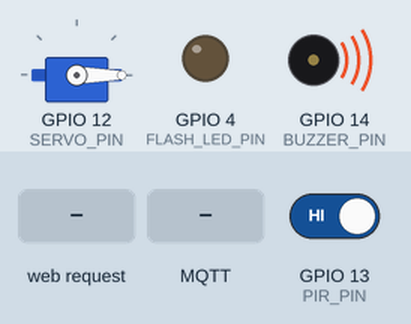
Bench run of a sketch on a simulated ESP32. On the bench: servo, output pins drawn as LEDs (lit = HIGH), buzzer (waves = sounding, pin HIGH). The inputs (shaded band) are chosen by the test bench; at power-on: GPIO 13 (PIR_PIN) HIGH. WiFi joins after 1.5 s; servers stay silent unless stated; uploads are accepted with an empty reply; the local clock reads 2024-03-15 10:24:30 at power-on unless the sketch sets it; no MQTT or app messages arrive unless stated; the camera gives no picture; what the sketch prints to the serial monitor is not drawn.

Above: at 3.7 s.
3.8 s: HTTP request GET /door/open received
At 5.3 s:
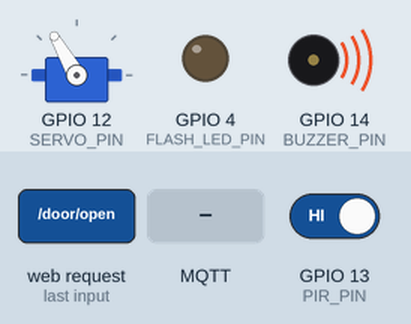
5.8 s: HTTP request GET /capture received
At 5.93 s:
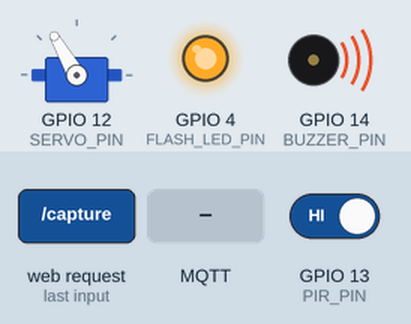
7.5 s: HTTP request GET /capture received
At 7.59 s:
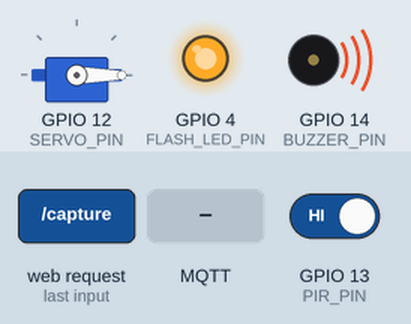
11.5 s: MQTT message "open" arrives on the first subscribed topic
At 11.65 s:
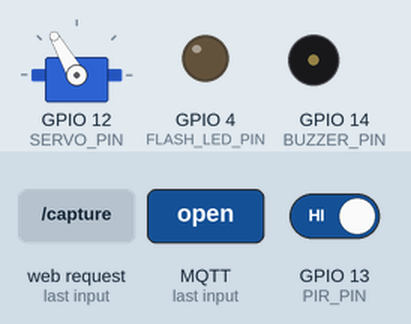
13.0 s: GPIO 13 (PIR_PIN) driven HIGH
Timing chart, 0 to 17.0 s (numbered marks = the images above; inputs shaded):
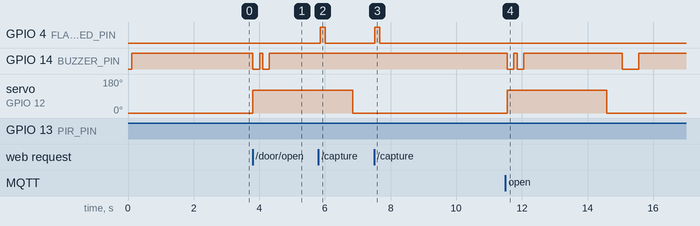

Measured:
- after the input at 3.8 s, GPIO 14 (BUZZER_PIN): alternates HIGH for 0.10 s and LOW for 0.20 s, 4 changes in all, then stays HIGH, starting at once; servo on GPIO 12 (SERVO_PIN): 0° → 120° at once
- after the input at 5.8 s, GPIO 4 (FLASH_LED_PIN): LOW → HIGH after 0.05 s, → LOW 0.16 s later
- after the input at 7.5 s, GPIO 4 (FLASH_LED_PIN): LOW → HIGH at once, → LOW 0.16 s later
- after the input at 11.5 s, GPIO 14 (BUZZER_PIN): alternates HIGH for 0.10 s and LOW for 0.20 s, 4 changes in all, then stays HIGH, starting after 0.05 s; servo on GPIO 12 (SERVO_PIN): 0° → 120° after 0.05 s

The sketch:

main.ino
```cpp
#define MQTT_MAX_PACKET_SIZE 262144
#include <WiFi.h>
#include <WiFiClientSecure.h>
#include <PubSubClient.h>
#include <WebServer.h>  // ✅ HTTP server cho gửi ảnh
#include <esp_camera.h>
#include <time.h>
#include <ESP32Servo.h>  // ✅ Servo library
#include <ArduinoJson.h>  // ✅ JSON parsing library

// Pin definitions
#define PIR_PIN 13        // PIR sensor pin
#define BUZZER_PIN 14     // Buzzer pin (LOW active)
#define FLASH_LED_PIN 4   // LED Flash pin (HIGH to turn on)
#define SERVO_PIN 12      // Servo control pin (GPIO 12)

// Camera pins for ESP32-CAM
#define PWDN_GPIO_NUM     32
#define RESET_GPIO_NUM    -1
#define XCLK_GPIO_NUM      0
#define SIOD_GPIO_NUM     26
#define SIOC_GPIO_NUM     27
#define Y9_GPIO_NUM       35
#define Y8_GPIO_NUM       34
#define Y7_GPIO_NUM       39
#define Y6_GPIO_NUM       36
#define Y5_GPIO_NUM       21
#define Y4_GPIO_NUM       19
#define Y3_GPIO_NUM       18
#define Y2_GPIO_NUM        5
#define VSYNC_GPIO_NUM    25
#define HREF_GPIO_NUM     23
#define PCLK_GPIO_NUM     22

// WiFi credentials
const char* ssid = "Nhut Khanh";
const char* password = "Nhutkhanh2020";

// ✅ Servo configuration
Servo doorServo;
const int SERVO_CLOSED_ANGLE = 0;      // Closed position
const int SERVO_OPEN_ANGLE = 120;      // Open position
const unsigned long SERVO_OPEN_DURATION = 3000;  // Keep door open for 3 seconds
unsigned long servoOpenStartTime = 0;
bool servoIsOpen = false;

// MQTT config
const char* mqttBroker = "47aba3e9f3f94aa8b2f163688423010c.s1.eu.hivemq.cloud";
const int mqttPort = 8883;
const char* mqttUser = "esp32cam1";
const char* mqttPassword = "Nhutkhanh2025";
const char* deviceId = "Front_door";
String mqttTopic = String("camera/") + deviceId + "/motion";
String doorControlTopic = String("door/") + deviceId + "/control";  // ✅ Topic để nhận lệnh mở cửa

// Timing variables
unsigned long lastTriggerTime = 0;
const unsigned long cooldownPeriod = 15000; // 15 seconds cooldown
const unsigned long debounceDelay = 2000;   // 2 seconds debounce
unsigned long pirHighStart = 0;
bool pirStable = false;

// 🔍 PIR debug variables
unsigned long lastPirDebugTime = 0;
const unsigned long pirDebugInterval = 5000;  // Log PIR state every 5 sec
int lastPirState = -1;  // Track last state for change detection

WiFiClientSecure wifiClient;
PubSubClient mqttClient(wifiClient);
WebServer server(80);  // ✅ HTTP server port 80

static const char base64Chars[] = "ABCDEFGHIJKLMNOPQRSTUVWXYZabcdefghijklmnopqrstuvwxyz0123456789+/";

String getTimestamp() {
  struct tm timeinfo;
  if (!getLocalTime(&timeinfo)) {
    return String(millis());
  }

  char buffer[32];
  strftime(buffer, sizeof(buffer), "%Y-%m-%dT%H:%M:%SZ", &timeinfo);
  return String(buffer);
}

// ✅ HTTP handler để backend lấy ảnh (with LED flash indicator)
void handleCapture() {
  Serial.println("📸 handleCapture() called");

  // ✅ Bật LED flash để báo hiệu
  digitalWrite(FLASH_LED_PIN, HIGH);
  delay(100);  // Flash sáng ngắn

  camera_fb_t *fb = esp_camera_fb_get();

  // Tắt LED flash
  digitalWrite(FLASH_LED_PIN, LOW);

  if (!fb) {
    Serial.println("❌ esp_camera_fb_get() returned NULL - frame buffer not available!");
    server.send(500, "text/plain", "Capture failed - no frame buffer");
    return;
  }

  if (fb->len == 0) {
    Serial.println("❌ Frame buffer size is 0 - invalid frame!");
    esp_camera_fb_return(fb);
    server.send(500, "text/plain", "Capture failed - empty frame");
    return;
  }

  Serial.printf("✅ Frame captured: %d bytes (LED flashed)\n", fb->len);
  server.send_P(200, "image/jpeg", (const char *)fb->buf, fb->len);
  Serial.printf("📸 Image sent: %d bytes\n", fb->len);
  esp_camera_fb_return(fb);
}

// ✅ HTTP health check
void handleHealth() {
  server.send(200, "application/json", "{\"status\":\"ok\",\"device\":\"" + String(deviceId) + "\"}");
}

void initCamera() {
  camera_config_t config;
  config.ledc_channel = LEDC_CHANNEL_0;
  config.ledc_timer = LEDC_TIMER_0;
  config.pin_d0 = Y2_GPIO_NUM;
  config.pin_d1 = Y3_GPIO_NUM;
  config.pin_d2 = Y4_GPIO_NUM;
  config.pin_d3 = Y5_GPIO_NUM;
  config.pin_d4 = Y6_GPIO_NUM;
  config.pin_d5 = Y7_GPIO_NUM;
  config.pin_d6 = Y8_GPIO_NUM;
  config.pin_d7 = Y9_GPIO_NUM;
  config.pin_xclk = XCLK_GPIO_NUM;
  config.pin_pclk = PCLK_GPIO_NUM;
  config.pin_vsync = VSYNC_GPIO_NUM;
  config.pin_href = HREF_GPIO_NUM;
  config.pin_sscb_sda = SIOD_GPIO_NUM;
  config.pin_sscb_scl = SIOC_GPIO_NUM;
  config.pin_pwdn = PWDN_GPIO_NUM;
  config.pin_reset = RESET_GPIO_NUM;
  config.xclk_freq_hz = 20000000;
  config.pixel_format = PIXFORMAT_JPEG;
  config.frame_size = FRAMESIZE_QVGA;  // 320x240
  config.jpeg_quality = 12;  // ✅ Normal quality
  config.fb_count = 1;

  Serial.println("🎥 Initializing camera...");
  esp_err_t err = esp_camera_init(&config);
  if (err != ESP_OK) {
    Serial.printf("❌ Camera init failed with error 0x%x\n", err);
    switch(err) {
      case ESP_ERR_INVALID_ARG: Serial.println("   Reason: INVALID_ARG"); break;
      case ESP_ERR_INVALID_STATE: Serial.println("   Reason: INVALID_STATE"); break;
      case ESP_ERR_NO_MEM: Serial.println("   Reason: NO_MEM (out of memory)"); break;
      default: Serial.println("   Reason: Unknown error");
    }
    return;
  }
  Serial.println("✅ Camera initialized successfully");

  // Try first capture
  delay(500);
  camera_fb_t *test_fb = esp_camera_fb_get();
  if (test_fb) {
    Serial.printf("✅ First frame captured: %d bytes\n", test_fb->len);
    esp_camera_fb_return(test_fb);
  } else {
    Serial.println("❌ Failed to capture first frame!");
  }
}

void initTime() {
  configTime(0, 0, "pool.ntp.org", "time.google.com");
  struct tm timeinfo;
  if (!getLocalTime(&timeinfo, 5000)) {
    Serial.println("Failed to obtain time from NTP");
  }
}

void connectWiFi() {
  WiFi.begin(ssid, password);
  Serial.print("Connecting to WiFi");
  while (WiFi.status() != WL_CONNECTED) {
    delay(500);
    Serial.print(".");
  }
  Serial.println("\nWiFi connected");
}

void connectMqtt() {
  mqttClient.setServer(mqttBroker, mqttPort);
  mqttClient.setKeepAlive(60);
  mqttClient.setBufferSize(32768);  // ✅ 32KB (đủ cho ~20KB payload)
  mqttClient.setCallback(onMqttMessage);  // ✅ Set callback để nhận lệnh

  while (!mqttClient.connected()) {
    Serial.printf("Connecting to MQTT broker %s:%d...\n", mqttBroker, mqttPort);
    if (mqttClient.connect(deviceId, mqttUser, mqttPassword)) {
      Serial.println("MQTT connected");
      // ✅ Subscribe to door control topic
      mqttClient.subscribe(doorControlTopic.c_str());
      Serial.printf("✅ Subscribed to topic: %s\n", doorControlTopic.c_str());
    } else {
      Serial.printf("MQTT connection failed, rc=%d. Retrying in 2s\n", mqttClient.state());
      delay(2000);
    }
  }
}

// ✅ MQTT: chỉ gửi event (không gửi ảnh!)
void publishMotionEvent() {
  if (!mqttClient.connected()) {
    Serial.println("❌ MQTT not connected, reconnecting...");
    connectMqtt();
  }

  delay(100);
  mqttClient.loop();

  // ✅ Event payload + IP (dynamic)
  String payload = "{";
  payload += "\"device_id\":\"" + String(deviceId) + "\",";
  payload += "\"motion\":true,";
  payload += "\"timestamp\":\"" + getTimestamp() + "\",";
  payload += "\"ip\":\"" + WiFi.localIP().toString() + "\"";
  payload += "}";

  Serial.printf("📤 Publishing MQTT payload (%d bytes):\n", payload.length());
  Serial.println("   " + payload);

  bool published = mqttClient.publish(mqttTopic.c_str(), payload.c_str());
  if (published) {
    Serial.printf("✅ Motion event published successfully to topic: %s\n", mqttTopic.c_str());
  } else {
    Serial.printf("❌ MQTT publish failed (state=%d)\n", mqttClient.state());
  }
}

// ❌ XÓA buildPayload (không cần nữa)

// ✅ Servo control functions
void openDoor() {
  if (!servoIsOpen) {
    Serial.println("🚪 Opening door...");
    doorServo.write(SERVO_OPEN_ANGLE);
    servoIsOpen = true;
    servoOpenStartTime = millis();

    // Buzzer alert when door opens
    digitalWrite(BUZZER_PIN, LOW);
    delay(200);
    digitalWrite(BUZZER_PIN, HIGH);
    delay(100);
    digitalWrite(BUZZER_PIN, LOW);
    delay(200);
    digitalWrite(BUZZER_PIN, HIGH);
    Serial.println("✅ Door opened, servo at 120°");
  }
}

void closeDoor() {
  if (servoIsOpen) {
    Serial.println("🚪 Closing door...");
    doorServo.write(SERVO_CLOSED_ANGLE);
    servoIsOpen = false;
    Serial.println("✅ Door closed, servo at 0°");
  }
}

// ✅ MQTT callback để nhận lệnh từ backend
void onMqttMessage(char* topic, byte* payload, unsigned int length) {
  String topicStr = String(topic);
  String messageStr;

  for (unsigned int i = 0; i < length; i++) {
    messageStr += (char)payload[i];
  }

  Serial.printf("📨 MQTT Message received on topic: %s\n", topic);
  Serial.printf("    Payload: %s\n", messageStr.c_str());

  // Kiểm tra nếu là lệnh mở cửa từ backend
  if (topicStr == doorControlTopic) {
    // ✅ Try to parse as JSON first (new format from backend)
    StaticJsonDocument<256> doc;
    DeserializationError error = deserializeJson(doc, messageStr);

    if (!error) {
      // JSON parsing successful - new format
      String command = doc["command"] | "";
      String action = doc["action"] | "";
      JsonArray persons = doc["detected_persons"];

      Serial.println("✅ JSON payload parsed successfully");
      Serial.printf("   Command: %s\n", command.c_str());
      Serial.printf("   Action: %s\n", action.c_str());

      if (!persons.isNull()) {
        Serial.print("   Detected persons: ");
        for (const char* person : persons) {
          Serial.printf("%s ", person);
        }
        Serial.println();
      }

      if (command == "open" || action == "UNLOCK_DOOR") {
        Serial.println("🔓 Backend command: OPEN DOOR (known person detected)");
        openDoor();
      } else if (command == "close" || action == "LOCK_DOOR") {
        Serial.println("🔐 Backend command: CLOSE DOOR");
        closeDoor();
      }
    } else {
      // If not JSON, try simple string format (fallback for compatibility)
      Serial.println("⚠️  JSON parsing failed, trying simple format");
      if (messageStr == "open" || messageStr == "OPEN") {
        Serial.println("✅ Backend command: OPEN DOOR");
        openDoor();
      } else if (messageStr == "close" || messageStr == "CLOSE") {
        Serial.println("✅ Backend command: CLOSE DOOR");
        closeDoor();
      }
    }
  }
}

void captureAndSend() {
  Serial.println("🔴 captureAndSend() called - motion event triggered");

  // Buzzer pulse
  digitalWrite(BUZZER_PIN, LOW);
  delay(500);
  digitalWrite(BUZZER_PIN, HIGH);
  Serial.println("   Buzzer pulsed");

  // Capture image
  Serial.println("   Capturing image...");
  camera_fb_t *fb = esp_camera_fb_get();
  if (!fb) {
    Serial.println("❌ Failed to capture frame");
    publishMotionEvent();  // Fallback: publish MQTT only
    return;
  }
  Serial.printf("   ✅ Image captured: %d bytes\n", fb->len);

  // POST image to backend
  Serial.println("   Uploading image to backend via HTTP POST...");
  bool upload_success = uploadImageToBackend(fb);
  esp_camera_fb_return(fb);

  if (!upload_success) {
    Serial.println("   ⚠️  HTTP POST failed, publishing MQTT event only");
    publishMotionEvent();
  }

  Serial.println("🔴 Motion event handled");
}

bool uploadImageToBackend(camera_fb_t *fb) {
  if (!fb || fb->len == 0) {
    Serial.println("❌ Invalid frame buffer");
    return false;
  }

  WiFiClient client;
  const char* backend_host = "10.45.105.228";  // Backend IP
  const int backend_port = 5002;                 // Backend port

  if (!client.connect(backend_host, backend_port)) {
    Serial.printf("❌ Failed to connect to backend %s:%d\n", backend_host, backend_port);
    return false;
  }

  Serial.printf("✅ Connected to backend %s:%d\n", backend_host, backend_port);

  // Build multipart form data
  String boundary = "----FormBoundary7MA4YWxkTrZu0gW";
  String body = "--" + boundary + "\r\n";
  body += "Content-Disposition: form-data; name=\"device_id\"\r\n\r\n";
  body += String(deviceId) + "\r\n";
  body += "--" + boundary + "\r\n";
  body += "Content-Disposition: form-data; name=\"image\"; filename=\"image.jpg\"\r\n";
  body += "Content-Type: image/jpeg\r\n\r\n";

  // Send HTTP POST header
  String header = String("POST /upload HTTP/1.1\r\n") +
                  "Host: " + backend_host + ":" + backend_port + "\r\n" +
                  "Content-Type: multipart/form-data; boundary=" + boundary + "\r\n" +
                  "Content-Length: " + (body.length() + fb->len + boundary.length() + 16) + "\r\n" +
                  "Connection: close\r\n\r\n";

  client.print(header);
  client.print(body);
  client.write(fb->buf, fb->len);
  String footer = "\r\n--" + boundary + "--\r\n";
  client.print(footer);

  Serial.print("📤 Uploading ");
  Serial.print(fb->len);
  Serial.println(" bytes...");

  // Read response
  unsigned long timeout = millis() + 10000;  // 10 second timeout
  while (client.connected() && millis() < timeout) {
    if (client.available()) {
      String line = client.readStringUntil('\n');
      if (line.indexOf("200") > 0) {
        Serial.println("✅ Upload successful (HTTP 200)");
        client.stop();
        return true;
      }
    }
  }

  if (millis() >= timeout) {
    Serial.println("⚠️  Upload response timeout");
  }

  client.stop();
  return false;
}

void setup() {
  Serial.begin(115200);
  delay(100);
  Serial.println("\n\n🔴==== ESP32-CAM STARTING ====");

  // 🔍 Setup PIR with debug
  pinMode(PIR_PIN, INPUT);
  Serial.printf("🔍 PIR_PIN %d initialized as INPUT\n", PIR_PIN);
  int initialPirState = digitalRead(PIR_PIN);
  Serial.printf("🔍 Initial PIR state: %d (0=LOW/no motion, 1=HIGH/motion detected)\n", initialPirState);

  // ✅ Setup Servo
  doorServo.setPeriodHertz(50);  // Standard servo frequency
  doorServo.attach(SERVO_PIN, 600, 2400);  // Attach to GPIO 12, with wider pulse width for SG90
  doorServo.write(SERVO_CLOSED_ANGLE);  // Start at closed position
  Serial.printf("✅ Servo initialized on GPIO %d (closed position)\n", SERVO_PIN);

  pinMode(BUZZER_PIN, OUTPUT);
  digitalWrite(BUZZER_PIN, HIGH);
  pinMode(FLASH_LED_PIN, OUTPUT);
  digitalWrite(FLASH_LED_PIN, LOW);  // LED off initially

  connectWiFi();
  Serial.print("WiFi IP: ");
  Serial.println(WiFi.localIP());

  wifiClient.setInsecure();
  initTime();
  initCamera();

  mqttClient.setBufferSize(32768);
  connectMqtt();

  // ✅ Setup HTTP server
  server.on("/capture", HTTP_GET, handleCapture);
  server.on("/health", HTTP_GET, handleHealth);

  // ✅ Servo control endpoints
  server.on("/door/open", HTTP_GET, []() {
    Serial.println("🚪 HTTP /door/open called");
    openDoor();
    server.send(200, "application/json", "{\"status\":\"door_opening\"}");
  });

  server.on("/door/close", HTTP_GET, []() {
    Serial.println("🚪 HTTP /door/close called");
    closeDoor();
    server.send(200, "application/json", "{\"status\":\"door_closing\"}");
  });

  server.on("/door/status", HTTP_GET, []() {
    String status = servoIsOpen ? "open" : "closed";
    server.send(200, "application/json", "{\"door_status\":\"" + status + "\"}");
  });

  server.on("/test", HTTP_GET, []() {
    Serial.println("📸 /test endpoint called - capturing test frame...");
    camera_fb_t *fb = esp_camera_fb_get();
    if (!fb) {
      Serial.println("❌ Test: esp_camera_fb_get() failed");
      server.send(500, "text/plain", "esp_camera_fb_get() returned NULL");
      return;
    }
    Serial.printf("✅ Test: Captured %d bytes\n", fb->len);
    server.send_P(200, "image/jpeg", (const char *)fb->buf, fb->len);
    esp_camera_fb_return(fb);
  });
  server.begin();
  Serial.println("HTTP server started on port 80 (/capture, /health, /door/open, /door/close, /door/status, /test)");

  Serial.println("Setup complete");
}

void loop() {
  unsigned long currentTime = millis();
  int pirState = digitalRead(PIR_PIN);

  // 🔍 Debug: Log PIR state changes immediately
  if (pirState != lastPirState) {
    Serial.printf("📍 PIR STATE CHANGED: %d -> %d (at %lu ms)\n", lastPirState, pirState, currentTime);
    lastPirState = pirState;
  }

  // 🔍 Debug: Periodic PIR state log
  if (currentTime - lastPirDebugTime >= pirDebugInterval) {
    Serial.printf("🔍 [%lu ms] PIR state: %d, pirStable: %s, debounceWaiting: %lu ms\n",
      currentTime, pirState, pirStable ? "true" : "false",
      pirStable ? (currentTime - pirHighStart) : 0);
    lastPirDebugTime = currentTime;
  }

  if (pirState == HIGH) {
    if (!pirStable) {
      pirHighStart = currentTime;
      pirStable = true;
      Serial.printf("📍 PIR HIGH detected at %lu ms (waiting %lu ms for debounce)\n", currentTime, debounceDelay);
    } else if (currentTime - pirHighStart >= debounceDelay) {
      Serial.printf("✅ Debounce passed: %lu ms elapsed\n", currentTime - pirHighStart);
      if (currentTime - lastTriggerTime >= cooldownPeriod) {
        Serial.println("🔴 Motion detected! Triggering capture...");
        captureAndSend();
        lastTriggerTime = currentTime;
      } else {
        unsigned long timeUntilCooldown = cooldownPeriod - (currentTime - lastTriggerTime);
        Serial.printf("⏳ Cooldown active (%d ms remaining)\n", (int)timeUntilCooldown);
      }
    }
  } else {
    if (pirStable) {
      Serial.printf("📍 PIR released at %lu ms (was stable for %lu ms)\n", currentTime, currentTime - pirHighStart);
      pirStable = false;
    }
  }

  // ✅ Auto-close door after SERVO_OPEN_DURATION
  if (servoIsOpen && (currentTime - servoOpenStartTime >= SERVO_OPEN_DURATION)) {
    Serial.println("⏰ Auto-closing door after timeout...");
    closeDoor();
  }

  // ✅ Handle HTTP requests
  server.handleClient();

  // Keep MQTT alive
  if (mqttClient.connected()) {
    mqttClient.loop();
  }

  delay(50);
}
```
